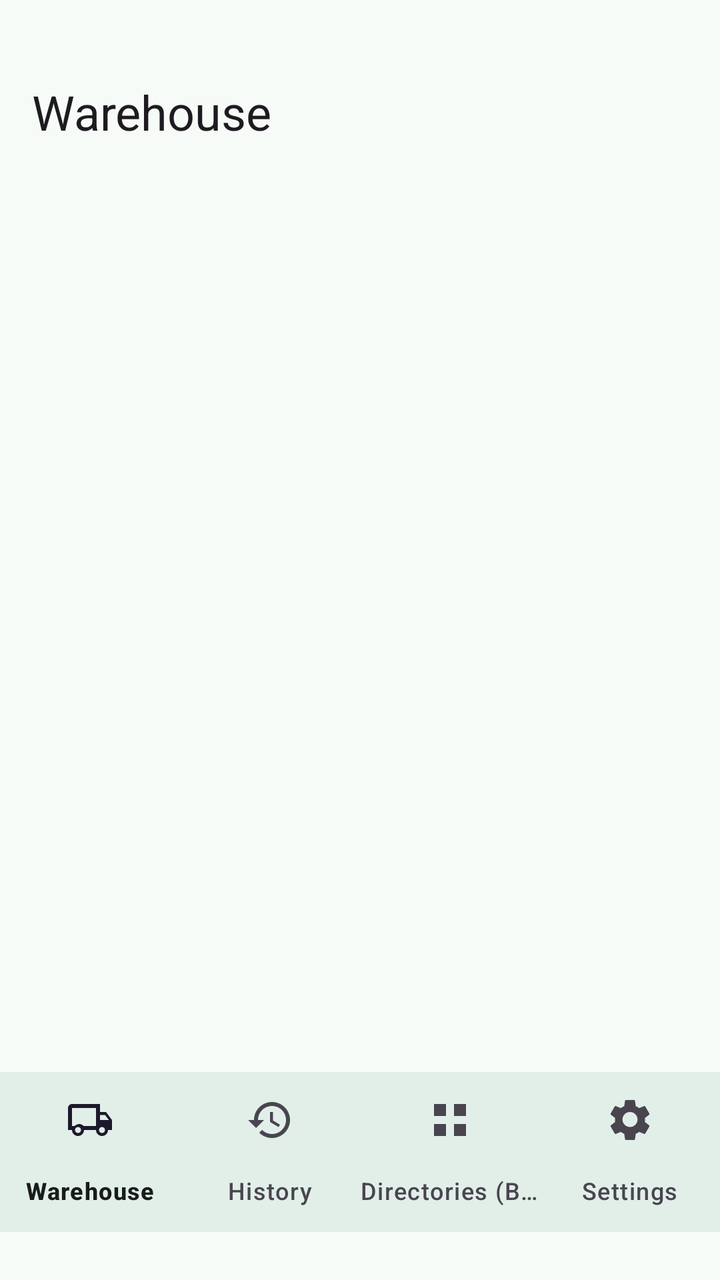
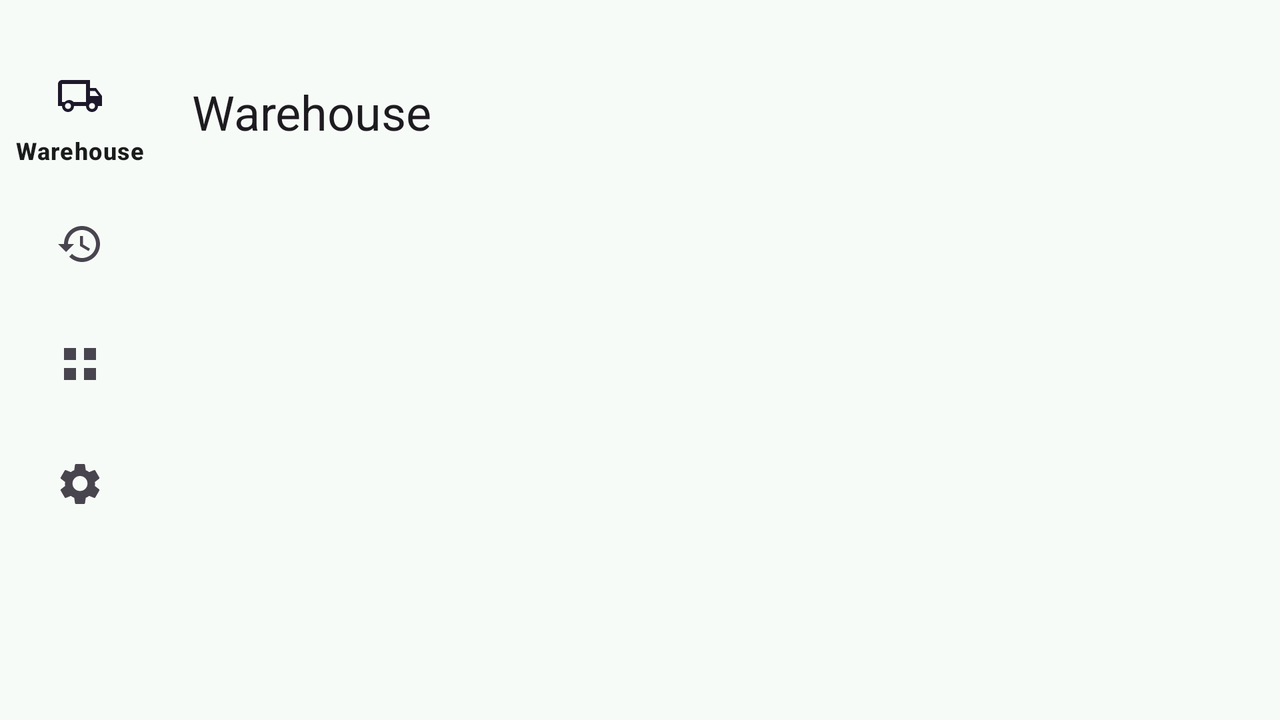

The same Android screen from two of the app's own layout files: first res/layout/ as a phone draws it, then the repository's variant for another configuration, drawn on a device whose configuration selects that folder. Both files follow.
<!-- AndroidManifest.xml: application theme Theme.StockKeeper -->
<!-- res/layout/activity_main.xml -->
<?xml version="1.0" encoding="utf-8"?>
<androidx.coordinatorlayout.widget.CoordinatorLayout xmlns:android="http://schemas.android.com/apk/res/android"
    xmlns:app="http://schemas.android.com/apk/res-auto"
    xmlns:tools="http://schemas.android.com/tools"
    android:id="@+id/main"
    android:layout_width="match_parent"
    android:layout_height="match_parent"
    android:background="?attr/colorSurface"
    tools:paddingTop="24dp"
    tools:paddingBottom="24dp">

    <LinearLayout
        android:layout_width="match_parent"
        android:layout_height="match_parent"
        android:orientation="vertical">

        <com.google.android.material.appbar.MaterialToolbar
            android:id="@+id/topAppBar"
            android:layout_width="match_parent"
            android:layout_height="?attr/actionBarSize"
            android:background="?attr/colorSurface"
            android:elevation="0dp"
            app:title="@string/warehouse"
            app:titleTextAppearance="@style/TextAppearance.Material3.HeadlineSmall" />

        <androidx.fragment.app.FragmentContainerView
            android:id="@+id/fragmentContainer"
            android:layout_width="match_parent"
            android:layout_height="0dp"
            android:layout_weight="1"
            tools:layout="@layout/fragment_warehouse" />

        <com.google.android.material.bottomnavigation.BottomNavigationView
            android:id="@+id/bottomNavigation"
            android:layout_width="match_parent"
            android:layout_height="wrap_content"
            android:background="?attr/colorSurface"
            app:labelVisibilityMode="labeled"
            app:menu="@menu/main_navigation" />
    </LinearLayout>
</androidx.coordinatorlayout.widget.CoordinatorLayout>
<!-- resources referenced by this layout -->
<resources>
  <string name="warehouse">Warehouse</string>
  <style name="Theme.StockKeeper" parent="Base.Theme.StockKeeper" />
  <style name="Base.Theme.StockKeeper" parent="Theme.Material3.DayNight.NoActionBar">
          <item name="colorPrimary">@color/primary</item>
          <item name="colorOnPrimary">@color/on_primary</item>
          <item name="colorPrimaryContainer">@color/primary_container</item>
          <item name="colorOnPrimaryContainer">@color/on_primary_container</item>
          <item name="colorSecondary">@color/secondary</item>
          <item name="colorSurface">@color/surface</item>
          <item name="colorOnSurface">@color/on_surface</item>
          <item name="colorOutline">@color/outline</item>
          <item name="colorError">@color/error</item>
          <item name="android:windowLightStatusBar">true</item>
      </style>
  <color name="primary">#006C51</color>
  <color name="on_primary">#FFFFFF</color>
  <color name="primary_container">#8AF8CD</color>
  <color name="on_primary_container">#002117</color>
  <color name="secondary">#4C635A</color>
  <color name="surface">#F7FBF7</color>
  <color name="on_surface">#191C1A</color>
  <color name="outline">#707973</color>
  <color name="error">#BA1A1A</color>
</resources>
<!-- res/layout-w600dp/activity_main.xml (the repository's variant of the layout above) -->
<!-- drawn on the phone turned sideways -->
<?xml version="1.0" encoding="utf-8"?>
<androidx.coordinatorlayout.widget.CoordinatorLayout xmlns:android="http://schemas.android.com/apk/res/android"
    xmlns:app="http://schemas.android.com/apk/res-auto"
    xmlns:tools="http://schemas.android.com/tools"
    android:id="@+id/main"
    android:layout_width="match_parent"
    android:layout_height="match_parent"
    android:background="?attr/colorSurface"
    tools:paddingTop="24dp"
    tools:paddingBottom="24dp">

    <LinearLayout
        android:layout_width="match_parent"
        android:layout_height="match_parent"
        android:orientation="horizontal">

        <com.google.android.material.navigationrail.NavigationRailView
            android:id="@+id/bottomNavigation"
            android:layout_width="wrap_content"
            android:layout_height="match_parent"
            android:background="?attr/colorSurface"
            app:menu="@menu/main_navigation" />

        <LinearLayout
            android:layout_width="0dp"
            android:layout_height="match_parent"
            android:layout_weight="1"
            android:orientation="vertical">

            <com.google.android.material.appbar.MaterialToolbar
                android:id="@+id/topAppBar"
                android:layout_width="match_parent"
                android:layout_height="?attr/actionBarSize"
                android:background="?attr/colorSurface"
                android:elevation="0dp"
                app:title="@string/warehouse"
                app:titleTextAppearance="@style/TextAppearance.Material3.HeadlineSmall" />

            <androidx.fragment.app.FragmentContainerView
                android:id="@+id/fragmentContainer"
                android:layout_width="match_parent"
                android:layout_height="0dp"
                android:layout_weight="1"
                tools:layout="@layout/fragment_warehouse" />
        </LinearLayout>
    </LinearLayout>
</androidx.coordinatorlayout.widget.CoordinatorLayout>
